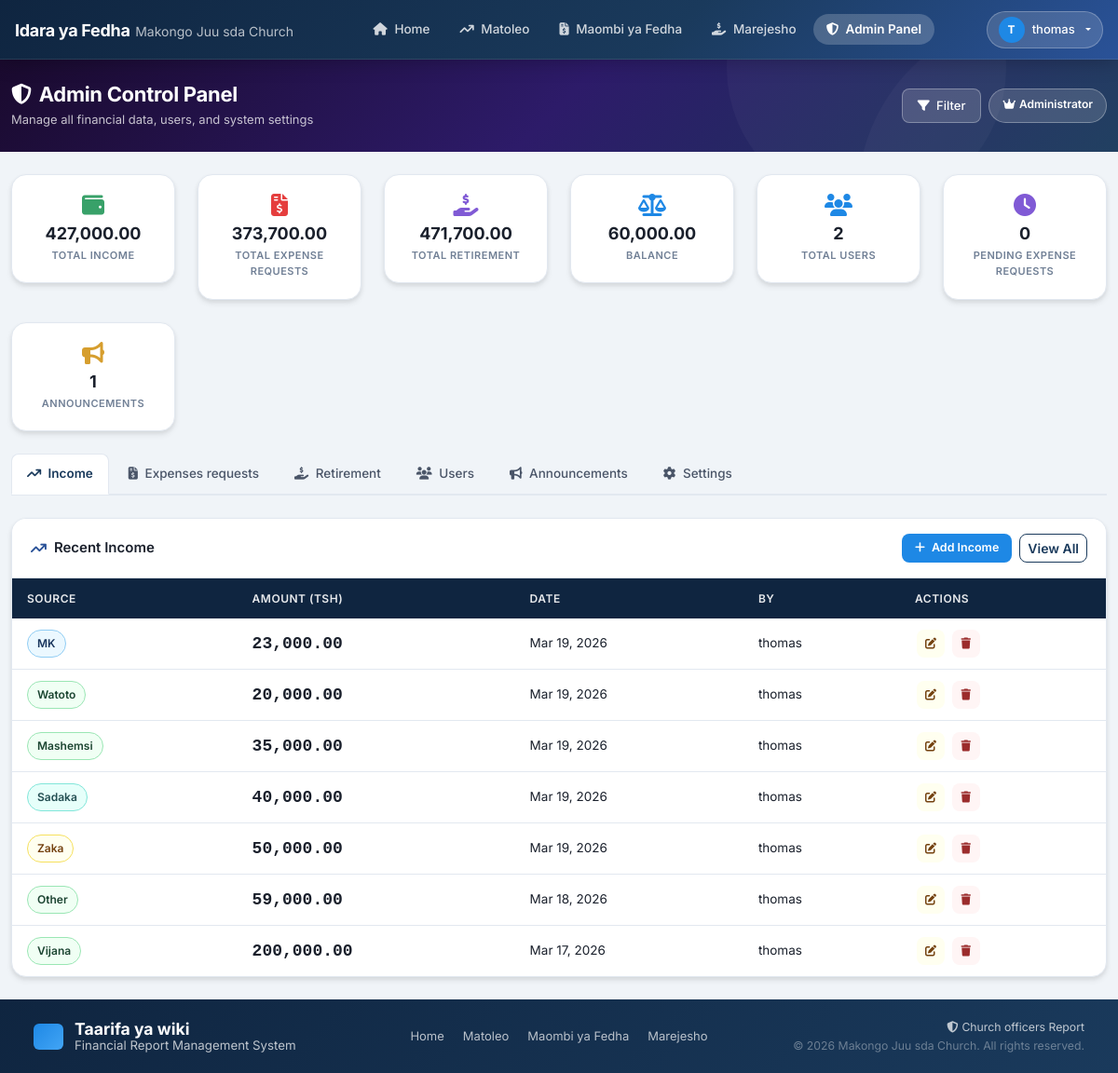
Before: /admin-panel/ (signed in) with the older database file.
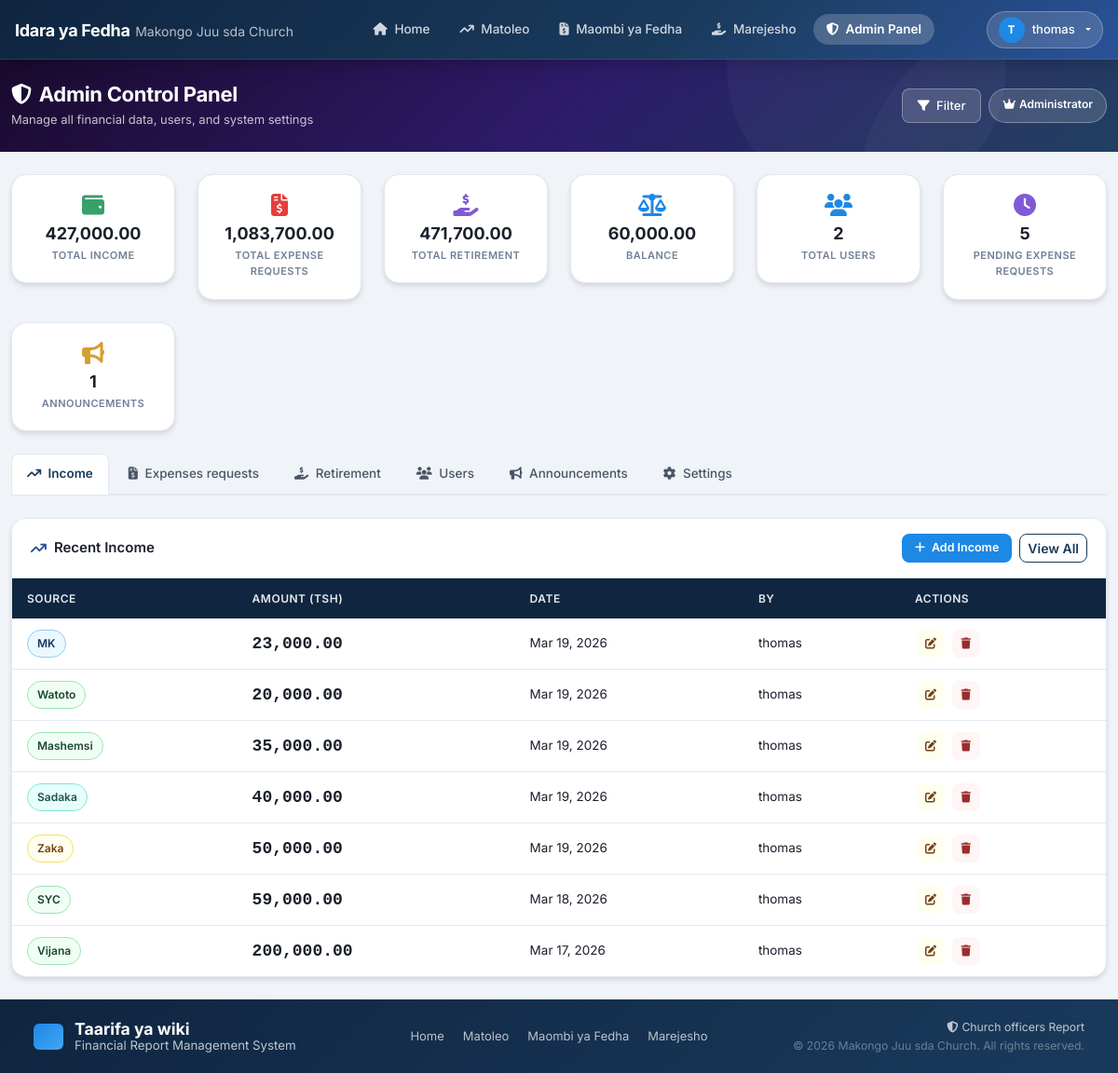
After: the same page with the newer database file.
### dashboard/models.py (models this page shows, shortened)
class Income(models.Model):
    source = models.CharField(max_length=20, choices=INCOME_SOURCE_CHOICES, default='other')
    source_name = models.CharField(max_length=200, blank=True, help_text="Custom source name for 'Other' income")
    amount = models.DecimalField(max_digits=20, decimal_places=2)
    date = models.DateField(default=timezone.now)
    description = models.TextField(blank=True)
    department = models.CharField(max_length=50, choices=DEPARTMENT_CHOICES, blank=True)
    created_by = models.ForeignKey(User, on_delete=models.SET_NULL, null=True, blank=True, related_name='incomes')
    created_at = models.DateTimeField(auto_now_add=True)
    updated_at = models.DateTimeField(auto_now=True)
    class Meta:
        ordering = ['-date', '-created_at']
    def get_display_name(self):
        if self.source_name:
            return self.source_name
        return self.get_source_display()

### dashboard/views.py (the view)
# urls.py: path('admin-panel/', views.admin_dashboard, name='admin_dashboard'),
@login_required
def admin_dashboard(request):
    if not is_admin(request.user):
        messages.error(request, 'Access denied. Admin privileges required.')
        return redirect('home')
    default_from, default_to = get_default_date_range()
    date_from, date_to, department, _, _ = get_active_filters(request, key='admin')
    if not date_from:
        date_from = default_from
    if not date_to:
        date_to = default_to
    income_qs = Income.objects.filter(date__gte=date_from, date__lte=date_to)
    expense_qs = ExpenseRequest.objects.filter(date__gte=date_from, date__lte=date_to)
    retirement_qs = Retirement.objects.filter(date__gte=date_from, date__lte=date_to)
    total_income = income_qs.aggregate(total=Sum('amount'))['total'] or 0
    total_expenses = expense_qs.aggregate(total=Sum('amount'))['total'] or 0
    total_retirement = retirement_qs.aggregate(total=Sum('amount'))['total'] or 0
    net_balance_obj = NetBalance.objects.order_by('-updated_at').first()
    net_balance = net_balance_obj.amount if net_balance_obj else 0
    total_users = User.objects.count()
    pending_expenses = ExpenseRequest.objects.filter(status='pending').count()
    active_announcements = Announcement.objects.filter(is_active=True).count()
    recent_income = income_qs.order_by('-date', '-created_at')
    recent_expenses = expense_qs.order_by('-date', '-created_at')
    recent_retirements = retirement_qs.order_by('-date', '-created_at')
    all_users = User.objects.select_related('profile').all()
    announcements = Announcement.objects.all()[:10]
    default_range = DefaultDateRange.objects.filter(is_active=True).first()
    comments = Comment.objects.all()[:10]
    context = {
        'total_income': total_income,
        'total_expenses': total_expenses,
        'total_retirement': total_retirement,
        'net_balance': net_balance,
        'total_users': total_users,
        'pending_expenses': pending_expenses,
        'active_announcements': active_announcements,
        'recent_income': recent_income,
        'recent_expenses': recent_expenses,
        'recent_retirements': recent_retirements,
        'all_users': all_users,
        'announcements': announcements,
        'default_range': default_range,
        'comments': comments,
        'date_from': date_from,
        'date_to': date_to,
        'active_tab': 'admin',
    }
    return render(request, 'dashboard/admin_dashboard.html', context)

### dashboard/models.py (called while the page is built)
    def is_admin(self):
        return self.role == 'admin'

### dashboard/views.py (called while the page is built)
def get_default_date_range():
    try:
        default_range = DefaultDateRange.objects.filter(is_active=True).first()
        if default_range and default_range.from_date and default_range.to_date:
            return default_range.from_date, default_range.to_date
        days = default_range.days_back if default_range else 14
    except Exception:
        days = 14
    today = date.today()
    return today - timedelta(days=days), today

def is_admin(user):
    if not user.is_authenticated:
        return False
    try:
        return user.profile.is_admin() or user.is_superuser
    except Exception:
        return user.is_superuser

### templates/dashboard/admin_dashboard.html (shortened to what the changed rows need)
{% extends 'base.html' %}
{% load static %}
{% block content %}
<div class="page-wrapper">
    <div class="page-header admin-header">
        <div class="container-fluid">
            <div class="row align-items-center">
                <div class="col">
                    <h1 class="page-title"><i class="fas fa-shield-halved me-2"></i>Admin Control Panel</h1>
                </div>
            </div>
        </div>
    </div>
    <div class="container-fluid py-4">
        <div class="row g-4 mb-4">
            <div class="col-6 col-md-2">
                <div class="admin-stat-card expense-bg">
                    <i class="fas fa-file-invoice-dollar"></i>
                    <h4 class="tsh-value">{{ total_expenses|floatformat:2 }}</h4>
                    <p>Total Expense Requests</p>
                </div>
            </div>
            <div class="col-6 col-md-2">
                <div class="admin-stat-card pending-bg">
                    <i class="fas fa-clock"></i>
                    <h4>{{ pending_expenses }}</h4>
                    <p>Pending Expense Requests</p>
                </div>
            </div>
        </div>
        <div class="tab-content">
            <div class="tab-pane fade show active" id="tab-income">
                <div class="content-card">
                    <div class="content-card-body p-0">
                        <div class="table-responsive">
                            <table class="data-table">
                                <thead>
                                    <tr><th>Source</th><th>Amount (TSH)</th><th>Date</th><th>By</th><th>Actions</th></tr>
                                </thead>
                                <tbody>
                                    {% for income in recent_income %}
                                    <tr>
                                        <td><span class="source-badge source-{{ income.source }}">{{ income.get_display_name }}</span></td>
                                        <td class="amount-cell tsh-value">{{ income.amount|floatformat:2 }}</td>
                                        <td>{{ income.date|date:"M d, Y" }}</td>
                                        <td>{{ income.created_by.username|default:"-" }}</td>
                                        <td class="action-cell">
                                            <a href="{% url 'income_edit' income.pk %}" class="btn-action edit"><i class="fas fa-edit"></i></a>
                                            <form method="post" action="{% url 'income_delete' income.pk %}" class="d-inline" onsubmit="return confirm('Delete?')">
                                                <button type="submit" class="btn-action delete"><i class="fas fa-trash"></i></button>
                                            </form>
                                        </td>
                                    </tr>
                                    {% empty %}
                                    <tr><td colspan="5" class="text-center py-3 text-muted">No income records yet.</td></tr>
                                    {% endfor %}
                                </tbody>
                            </table>
                        </div>
                    </div>
                </div>
            </div>
        </div>
    </div>
</div>
{% endblock %}

Changed rows visible on the page:
changed Income: get_display_name "Other" → "SYC"
Other visible differences:
{{ total_expenses|floatformat:2 }}: "373,700.00" → "1,083,700.00"
{{ pending_expenses }}: "0" → "5"
